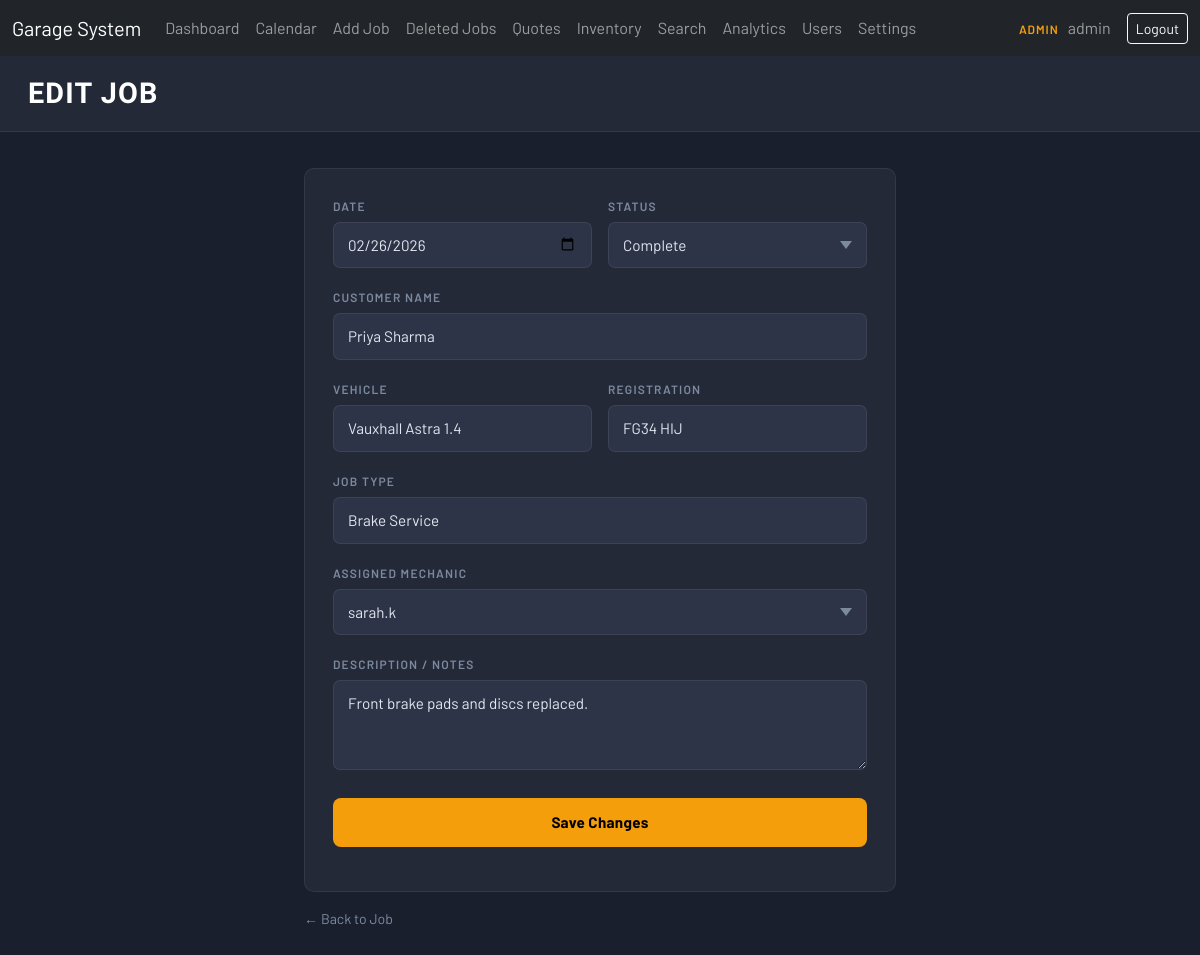
The page /PHP/edit_job.php?id=2 (signed in) on the database its author committed.
### tables this page shows
CREATE TABLE IF NOT EXISTS jobs (
    id             INT AUTO_INCREMENT PRIMARY KEY,
    job_date       DATE         NOT NULL,
    customer_name  VARCHAR(150) NOT NULL,
    vehicle        VARCHAR(100) DEFAULT NULL,
    registration   VARCHAR(20)  DEFAULT NULL,
    job_type       VARCHAR(100) DEFAULT NULL,
    description    TEXT         DEFAULT NULL,
    status         ENUM('pending','in_progress','complete') NOT NULL DEFAULT 'pending',
    assigned_to    INT          DEFAULT NULL,
    payment_status ENUM('unpaid','paid') NOT NULL DEFAULT 'unpaid',
    stock_deducted TINYINT(1)  DEFAULT 0,
    deleted        TINYINT(1)  NOT NULL DEFAULT 0,
    deleted_at     DATETIME     DEFAULT NULL,
    deleted_by     VARCHAR(100) DEFAULT NULL
);

CREATE TABLE IF NOT EXISTS users (
    id                   INT AUTO_INCREMENT PRIMARY KEY,
    username             VARCHAR(100) NOT NULL UNIQUE,
    password_hash        VARCHAR(255) NOT NULL,
    role                 ENUM('admin','mechanic') NOT NULL DEFAULT 'mechanic',
    must_change_password TINYINT(1)  NOT NULL DEFAULT 0,
    created_at           DATETIME    DEFAULT NOW()
);

### htdocs/PHP/edit_job.php (the view, shortened to what this page needs)
<?php
include "config.php";
include "navbar.php";
$id = intval($_GET["id"]);
$stmt2 = $conn->prepare("SELECT * FROM jobs WHERE id=?");
$stmt2->bind_param("i", $id);
$stmt2->execute();
$job = $stmt2->get_result()->fetch_assoc();
$mechanics = [];
$mech_result = $conn->query("SELECT id, username, role FROM users ORDER BY username ASC");
if($mech_result) while($r = $mech_result->fetch_assoc()) $mechanics[] = $r;
?>
<!DOCTYPE html>
<html lang="en">
<head>
</head>
<body>
<div class="page-header"><h1>Edit Job</h1></div>
<div class="form-wrap">
<div class="form-card">
    <form method="POST">
        <div class="form-grid-2">
            <div class="field-group">
                <label class="field-label">Date</label>
                <input class="field-input" type="date" name="date" value="<?php echo $job['job_date']; ?>">
            </div>
            <div class="field-group">
                <label class="field-label">Status</label>
                <select class="field-select" name="status">
                    <option value="complete"    <?php if($job['status']=='complete')    echo 'selected'; ?>>Complete</option>
                </select>
            </div>
        </div>
        <div class="field-group">
            <label class="field-label">Customer Name</label>
            <input class="field-input" name="customer" value="<?php echo htmlspecialchars($job['customer_name']); ?>" required>
        </div>
        <div class="form-grid-2">
            <div class="field-group">
                <label class="field-label">Vehicle</label>
                <input class="field-input" name="vehicle" value="<?php echo htmlspecialchars($job['vehicle']); ?>">
            </div>
            <div class="field-group">
                <label class="field-label">Registration</label>
                <input class="field-input" name="reg" value="<?php echo htmlspecialchars($job['registration']); ?>">
            </div>
        </div>
        <div class="field-group">
            <label class="field-label">Job Type</label>
            <input class="field-input" name="type" value="<?php echo htmlspecialchars($job['job_type']); ?>">
        </div>
        <div class="field-group">
            <label class="field-label">Assigned Mechanic</label>
            <select class="field-select" name="assigned_to">
                <?php foreach($mechanics as $m): ?>
                    <option value="<?php echo $m['id']; ?>"
                        <?php echo ($job['assigned_to'] ?? null) == $m['id'] ? 'selected' : ''; ?>>
                        <?php echo htmlspecialchars($m['username']); ?>
                    </option>
                <?php endforeach; ?>
            </select>
        </div>
        <div class="field-group">
            <label class="field-label">Description / Notes</label>
            <textarea class="field-textarea" name="description"><?php echo htmlspecialchars($job['description']); ?></textarea>
        </div>
        <button class="submit-btn" type="submit">Save Changes</button>
    </form>
</div>
<a class="back-link" href="view_job.php?id=<?php echo $id; ?>">← Back to Job</a>
</div>
</body>
</html>

### htdocs/PHP/form_style.php (style rules this page uses)
:root { --steel: #1a1f2e; --steel-mid: #242938; --steel-light: #2e3447; --accent: #f59e0b; --green: #10b981; --red: #ef4444; --text: #e2e8f0; --text-muted: #7c8a9e; --border: rgba(255,255,255,0.07); }
* { box-sizing: border-box; }
body { font-family: 'Barlow', sans-serif; background: var(--steel); color: var(--text); min-height: 100vh; margin: 0; }
.page-header { background: var(--steel-mid); border-bottom: 1px solid var(--border); padding: 20px 28px; }
.page-header h1 { font-family: 'Barlow Condensed', sans-serif; font-size: 1.8rem; font-weight: 700; letter-spacing: 0.04em; text-transform: uppercase; color: #fff; margin: 0; }
.form-wrap { max-width: 640px; margin: 36px auto; padding: 0 24px; }
.form-card { background: var(--steel-mid); border: 1px solid var(--border); border-radius: 10px; padding: 28px; }
.field-group { margin-bottom: 20px; }
.field-label { display: block; font-size: 0.75rem; font-weight: 600; letter-spacing: 0.1em; text-transform: uppercase; color: var(--text-muted); margin-bottom: 7px; }
.field-input, .field-select, .field-textarea { width: 100%; background: var(--steel-light); border: 1px solid var(--border); border-radius: 7px; color: var(--text); font-family: 'Barlow', sans-serif; font-size: 0.95rem; padding: 11px 14px; transition: border-color 0.15s, box-shadow 0.15s; appearance: none; -webkit-appearance: none; }
.field-input::placeholder, .field-textarea::placeholder { color: var(--text-muted); }
.field-textarea { resize: vertical; min-height: 90px; }
.field-select { background-repeat: no-repeat; background-position: right 14px center; padding-right: 36px; cursor: pointer; }
.field-select option { background: var(--steel-mid); }
.form-grid-2 { display: grid; grid-template-columns: 1fr 1fr; gap: 16px; }
.submit-btn { width: 100%; padding: 13px; margin-top: 8px; background: var(--accent); color: #000; border: none; border-radius: 8px; font-family: 'Barlow', sans-serif; font-size: 0.95rem; font-weight: 700; letter-spacing: 0.02em; cursor: pointer; transition: background 0.15s; }
.back-link { display: inline-flex; align-items: center; gap: 6px; margin-top: 16px; color: var(--text-muted); font-size: 0.88rem; text-decoration: none; transition: color 0.15s; }

### rows shown on the page
jobs: date "02/26/2026", status "Complete", customer "Priya Sharma", vehicle "Vauxhall Astra 1.4", reg "FG34 HIJ", type "Brake Service", assigned_to "sarah.k", description "Front brake pads and discs replaced."

### other values the page prints
$_SESSION["user"] "admin"
